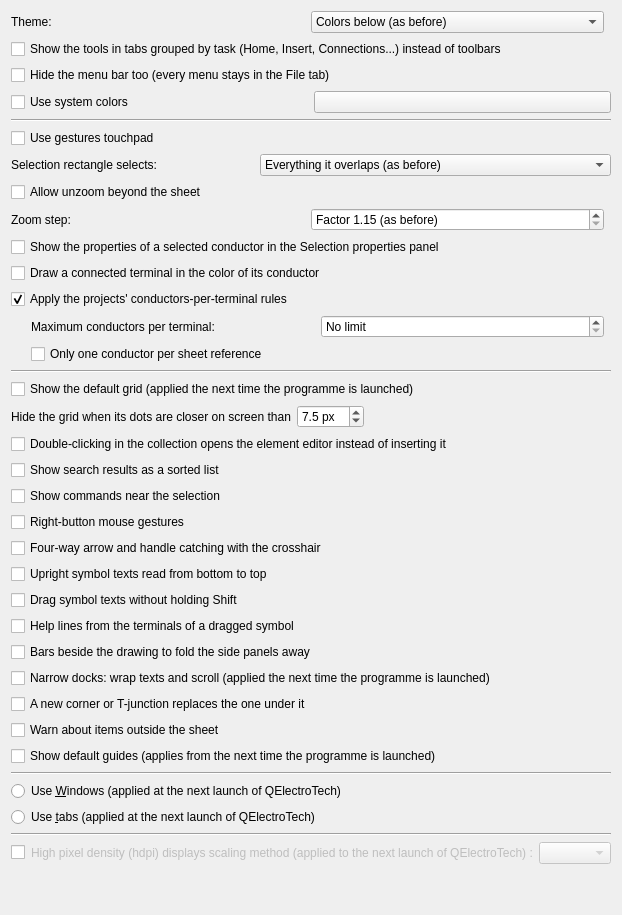
     <widget class="QWidget" name="tab_3">
      <attribute name="title">
       <string>Appearance</string>
      </attribute>
       <layout class="QVBoxLayout" name="verticalLayout">
        <item>
         <layout class="QHBoxLayout" name="m_theme_layout">
          <item>
           <widget class="QLabel" name="m_theme_label">
            <property name="text">
             <string>Theme:</string>
            </property>
            <property name="buddy">
             <cstring>m_theme_cb</cstring>
            </property>
           </widget>
          </item>
          <item>
           <widget class="QComboBox" name="m_theme_cb">
            <property name="toolTip">
             <string>Light or dark colors for the whole interface. A sheet left on its system color follows them.</string>
            </property>
            <item>
             <property name="text">
              <string>Colors below (as before)</string>
             </property>
            </item>
            <item>
             <property name="text">
              <string>Follow the system</string>
             </property>
            </item>
            <item>
             <property name="text">
              <string>Light</string>
             </property>
            </item>
            <item>
             <property name="text">
              <string>Dark</string>
             </property>
            </item>
           </widget>
          </item>
          <item>
           <spacer name="m_theme_spacer">
            <property name="orientation">
             <enum>Qt::Horizontal</enum>
            </property>
           </spacer>
          </item>
         </layout>
        </item>
        <item>
         <widget class="QCheckBox" name="m_command_tabs_cb">
          <property name="text">
           <string>Show the tools in tabs grouped by task (Home, Insert, Connections...) instead of toolbars</string>
          </property>
          <property name="toolTip">
           <string>The menus stay, and so do the toolbars you made yourself.</string>
          </property>
         </widget>
        </item>
        <item>
         <widget class="QCheckBox" name="m_command_tabs_hide_menu_cb">
          <property name="text">
           <string>Hide the menu bar too (every menu stays in the File tab)</string>
          </property>
         </widget>
        </item>
        <item>
         <layout class="QHBoxLayout" name="m_system_color_layout">
          <item>
           <widget class="QCheckBox" name="m_use_system_color_cb">
            <property name="text">
             <string>Use system colors</string>
            </property>
           </widget>
          </item>
          <item>
           <widget class="KColorButton" name="m_custom_app_color_kpb">
            <property name="toolTip">
             <string>Application color</string>
            </property>
           </widget>
          </item>
         </layout>
        </item>
        <item>
        <widget class="Line" name="line">
         <property name="orientation">
          <enum>Qt::Horizontal</enum>
         </property>
        </widget>
       </item>
       <item>
        <widget class="QCheckBox" name="m_use_gesture_trackpad">
         <property name="text">
          <string>Use gestures touchpad</string>
         </property>
        </widget>
       </item>
       <item>
        <layout class="QHBoxLayout" name="m_selection_rectangle_layout">
         <item>
          <widget class="QLabel" name="m_selection_rectangle_label">
           <property name="text">
            <string>Selection rectangle selects:</string>
           </property>
           <property name="buddy">
            <cstring>m_selection_rectangle_cb</cstring>
           </property>
          </widget>
         </item>
         <item>
          <widget class="QComboBox" name="m_selection_rectangle_cb">
           <item>
            <property name="text">
             <string>Everything it overlaps (as before)</string>
            </property>
           </item>
           <item>
            <property name="text">
             <string>What lies wholly within it</string>
            </property>
           </item>
           <item>
            <property name="text">
             <string>By direction: wholly within to the right, overlapped to the left</string>
            </property>
           </item>
          </widget>
         </item>
        </layout>
       </item>
       <item>
        <widget class="QCheckBox" name="m_zoom_out_beyond_folio">
         <property name="text">
          <string>Allow unzoom beyond the sheet</string>
         </property>
        </widget>
       </item>
       <item>
        <layout class="QHBoxLayout" name="m_zoom_step_layout">
         <item>
          <widget class="QLabel" name="m_zoom_step_label">
           <property name="text">
            <string>Zoom step:</string>
           </property>
           <property name="buddy">
            <cstring>m_zoom_step_sb</cstring>
           </property>
          </widget>
         </item>
         <item>
          <widget class="QSpinBox" name="m_zoom_step_sb">
           <property name="minimumSize">
            <size>
             <width>120</width>
             <height>0</height>
            </size>
           </property>
           <property name="toolTip">
            <string>How far the mouse wheel, Ctrl++ / Ctrl+- and the zoom buttons zoom at a time, in percent of the zoom shown, rounded to whole fives: with 10 %, 100 % goes to 110 %, 120 %, 130 % and 400 % to 440 %. Alt with the mouse wheel zooms four steps at a time.</string>
           </property>
           <property name="specialValueText">
            <string>Factor 1.15 (as before)</string>
           </property>
           <property name="suffix">
            <string> %</string>
           </property>
           <property name="maximum">
            <number>100</number>
           </property>
          </widget>
         </item>
         <item>
          <spacer name="m_zoom_step_spacer">
           <property name="orientation">
            <enum>Qt::Horizontal</enum>
           </property>
          </spacer>
         </item>
        </layout>
       </item>
       <item>
        <widget class="QCheckBox" name="m_conductor_properties_panel">
         <property name="text">
          <string>Show the properties of a selected conductor in the Selection properties panel</string>
         </property>
        </widget>
       </item>
       <item>
        <widget class="QCheckBox" name="m_terminal_conductor_color">
         <property name="text">
          <string>Draw a connected terminal in the color of its conductor</string>
         </property>
         <property name="toolTip">
          <string>Unchecked, every terminal is drawn in red. Terminals are never printed or exported.</string>
         </property>
        </widget>
       </item>
       <item>
        <widget class="QCheckBox" name="m_wiring_rules_cb">
         <property name="toolTip">
          <string>When unticked, no conductors-per-terminal rule applies, whatever the projects' settings.</string>
         </property>
         <property name="text">
          <string>Apply the projects' conductors-per-terminal rules</string>
         </property>
         <property name="checked">
          <bool>true</bool>
         </property>
        </widget>
       </item>
       <item>
        <layout class="QHBoxLayout" name="m_wiring_max_wires_layout">
         <property name="leftMargin">
          <number>20</number>
         </property>
         <item>
          <widget class="QLabel" name="m_wiring_max_wires_label">
           <property name="text">
            <string>Maximum conductors per terminal:</string>
           </property>
          </widget>
         </item>
         <item>
          <widget class="QSpinBox" name="m_wiring_max_wires_sb">
           <property name="minimumSize">
            <size>
             <width>120</width>
             <height>0</height>
            </size>
           </property>
           <property name="toolTip">
            <string>For every project except those with their own settings. A new conductor that would take a terminal past this number is refused; conductors already drawn are not changed. 4 means two twin ferrules, one on each side of the screw.</string>
           </property>
           <property name="specialValueText">
            <string>No limit</string>
           </property>
           <property name="maximum">
            <number>99</number>
           </property>
          </widget>
         </item>
         <item>
          <spacer name="m_wiring_max_wires_spacer">
           <property name="orientation">
            <enum>Qt::Horizontal</enum>
           </property>
          </spacer>
         </item>
        </layout>
       </item>
       <item>
        <layout class="QHBoxLayout" name="m_wiring_report_layout">
         <property name="leftMargin">
          <number>20</number>
         </property>
         <item>
          <widget class="QCheckBox" name="m_wiring_one_wire_per_report_cb">
           <property name="toolTip">
            <string>A sheet reference is a virtual point: it takes only one conductor, the one that continues on the other sheet.</string>
           </property>
           <property name="text">
            <string>Only one conductor per sheet reference</string>
           </property>
          </widget>
         </item>
        </layout>
       </item>
       <item>
        <widget class="Line" name="line_2">
         <property name="orientation">
          <enum>Qt::Horizontal</enum>
         </property>
        </widget>
       </item>
       <item>
        <widget class="QCheckBox" name="grid_startup_cb">
         <property name="text">
          <string>Show the default grid (applied the next time the programme is launched)</string>
         </property>
        </widget>
       </item>
       <item>
        <layout class="QHBoxLayout" name="m_grid_min_spacing_layout">
         <item>
          <widget class="QLabel" name="m_grid_min_spacing_label">
           <property name="text">
            <string>Hide the grid when its dots are closer on screen than</string>
           </property>
           <property name="buddy">
            <cstring>m_grid_min_spacing_sb</cstring>
           </property>
          </widget>
         </item>
         <item>
          <widget class="QDoubleSpinBox" name="m_grid_min_spacing_sb">
           <property name="toolTip">
            <string>Zoomed out further, the dots of any grid step are left out; the zoom shown in the status bar tells where. In pixels as the system scales them, so the same value suits a HiDPI screen</string>
           </property>
           <property name="suffix">
            <string> px</string>
           </property>
           <property name="decimals">
            <number>1</number>
           </property>
           <property name="minimum">
            <double>1.000000000000000</double>
           </property>
           <property name="maximum">
            <double>50.000000000000000</double>
           </property>
           <property name="singleStep">
            <double>0.500000000000000</double>
           </property>
           <property name="value">
            <double>7.500000000000000</double>
           </property>
          </widget>
         </item>
         <item>
          <spacer name="m_grid_min_spacing_spacer">
           <property name="orientation">
            <enum>Qt::Horizontal</enum>
           </property>
           <property name="sizeHint" stdset="0">
            <size>
             <width>40</width>
             <height>20</height>
            </size>
           </property>
          </spacer>
         </item>
        </layout>
       </item>
       <item>
        <widget class="QCheckBox" name="m_collection_dblclick_edits">
         <property name="toolTip">
          <string>By default, a double-click inserts the element on the sheet; editing remains accessible from the context menu.</string>
         </property>
         <property name="text">
          <string>Double-clicking in the collection opens the element editor instead of inserting it</string>
         </property>
        </widget>
       </item>
       <item>
        <widget class="QCheckBox" name="m_collection_search_flat_cb">
         <property name="toolTip">
          <string>Ticked: a single list, best match first. Unticked: the collection tree, filtered by the search.</string>
         </property>
         <property name="text">
          <string>Show search results as a sorted list</string>
         </property>
        </widget>
       </item>
       <item>
        <widget class="QCheckBox" name="m_context_toolbar_cb">
         <property name="toolTip">
          <string>After a click that selects an element or a conductor, the shortcut bar commands appear near the cursor and fade away when the mouse moves away.</string>
         </property>
         <property name="text">
          <string>Show commands near the selection</string>
         </property>
        </widget>
       </item>
       <item>
        <widget class="QCheckBox" name="m_mouse_gestures_cb">
         <property name="toolTip">
          <string>Holding the right button and dragging in a direction launches a shortcut bar command. A simple right-click still opens the context menu, on button release.</string>
         </property>
         <property name="text">
          <string>Right-button mouse gestures</string>
         </property>
        </widget>
       </item>
       <item>
        <widget class="QCheckBox" name="m_pointer_aids_cb">
         <property name="toolTip">
          <string>A four-way arrow over what a drag moves; with the crosshair, the pointer jumps with it from grid point to grid point, and a handle within 12 pixels catches it and the click. Unticked: the system pointer, and handles are grabbed under the mouse only.</string>
         </property>
         <property name="text">
          <string>Four-way arrow and handle catching with the crosshair</string>
         </property>
        </widget>
       </item>
       <item>
        <widget class="QCheckBox" name="m_vertical_texts_from_bottom_cb">
         <property name="toolTip">
          <string>A symbol's text that reads from top to bottom once its symbol is turned is drawn the other way round, in the same place, so that upright texts all read from bottom to top, like the wires' texts. Unticked by default: texts turn with their symbol.</string>
         </property>
         <property name="text">
          <string>Upright symbol texts read from bottom to top</string>
          </property>
         </widget>
        </item>
        <item>
        <widget class="QCheckBox" name="m_drag_texts_without_shift_cb">
         <property name="toolTip">
          <string>Dragging a symbol's text moves the text alone, and Shift+drag moves the symbol, as before version 0.100. Unticked by default: dragging a text moves its symbol, Shift+drag moves the text.</string>
         </property>
         <property name="text">
          <string>Drag symbol texts without holding Shift</string>
          </property>
         </widget>
        </item>
        <item>
        <widget class="QCheckBox" name="m_terminal_help_lines_cb">
         <property name="toolTip">
          <string>While a symbol is placed or dragged, a shaded line runs from each of its terminals to the terminal in line with it. Ticked by default.</string>
         </property>
         <property name="text">
          <string>Help lines from the terminals of a dragged symbol</string>
          </property>
         </widget>
        </item>
        <item>
        <widget class="QCheckBox" name="m_dock_fold_cb">
         <property name="toolTip">
          <string>A bar at each side of the drawing folds the panels of that side away, as in LibreOffice's sidebar, and a second click shows them again as they were. Unticked by default; the Display menu does the same with or without the bars.</string>
         </property>
         <property name="text">
          <string>Bars beside the drawing to fold the side panels away</string>
          </property>
         </widget>
        </item>
        <item>
        <widget class="QCheckBox" name="m_narrow_docks_cb">
         <property name="toolTip">
          <string>The docked panels can be made as narrow as one wants: their texts wrap and what cannot wrap scrolls sideways. Unticked: the panels keep the width their texts and fields need.</string>
         </property>
         <property name="text">
          <string>Narrow docks: wrap texts and scroll (applied the next time the programme is launched)</string>
         </property>
        </widget>
       </item>
       <item>
        <widget class="QCheckBox" name="m_junction_replaces_cb">
         <property name="toolTip">
          <string>A corner or T-junction placed where one already stands takes its place, and its wires go to the new one. Unticked by default: both stay.</string>
         </property>
         <property name="text">
          <string>A new corner or T-junction replaces the one under it</string>
         </property>
        </widget>
       </item>
       <item>
        <widget class="QCheckBox" name="m_warn_outside_sheet_cb">
         <property name="toolTip">
          <string>Printing and exporting ask first when symbols, texts, shapes, pictures or tables lie outside the sheet, as they are cut off or left out; saving says so in the status bar.</string>
         </property>
         <property name="text">
          <string>Warn about items outside the sheet</string>
         </property>
        </widget>
       </item>
       <item>
        <widget class="QCheckBox" name="guides_startup_cb">
         <property name="text">
          <string>Show default guides (applies from the next time the programme is launched)</string>
         </property>
        </widget>
       </item>
       <item>
        <widget class="Line" name="line_5">
         <property name="orientation">
          <enum>Qt::Horizontal</enum>
         </property>
        </widget>
       </item>
       <item>
        <widget class="QRadioButton" name="m_use_windows_mode_rb">
         <property name="text">
          <string>Use &amp;Windows (applied at the next launch of QElectroTech)</string>
         </property>
        </widget>
       </item>
       <item>
        <widget class="QRadioButton" name="m_use_tab_mode_rb">
         <property name="text">
          <string>Use &amp;tabs (applied at the next launch of QElectroTech)</string>
         </property>
        </widget>
       </item>
       <item>
        <widget class="Line" name="line_4">
         <property name="orientation">
          <enum>Qt::Horizontal</enum>
         </property>
        </widget>
       </item>
       <item>
        <widget class="QWidget" name="m_hdpi_round_policy_widget" native="true">
         <layout class="QHBoxLayout" name="horizontalLayout" stretch="0,0,1">
          <property name="leftMargin">
           <number>0</number>
          </property>
          <property name="topMargin">
           <number>0</number>
          </property>
          <property name="rightMargin">
           <number>0</number>
          </property>
          <property name="bottomMargin">
           <number>0</number>
          </property>
          <item>
           <widget class="QCheckBox" name="m_hdpi_round_cb">
            <property name="text">
             <string/>
            </property>
           </widget>
          </item>
          <item>
           <widget class="QLabel" name="m_hdpi_round_label">
            <property name="enabled">
             <bool>false</bool>
            </property>
            <property name="text">
             <string>High pixel density (hdpi) displays scaling method (applied to the next launch of QElectroTech) :</string>
            </property>
           </widget>
          </item>
          <item>
           <widget class="QComboBox" name="m_hdpi_round_policy_cb">
            <property name="enabled">
             <bool>false</bool>
            </property>
           </widget>
          </item>
         </layout>
        </widget>
       </item>
       <item>
        <spacer name="verticalSpacer">
         <property name="orientation">
          <enum>Qt::Vertical</enum>
         </property>
         <property name="sizeHint" stdset="0">
          <size>
           <width>20</width>
           <height>40</height>
          </size>
         </property>
        </spacer>
       </item>
      </layout>
     </widget>
